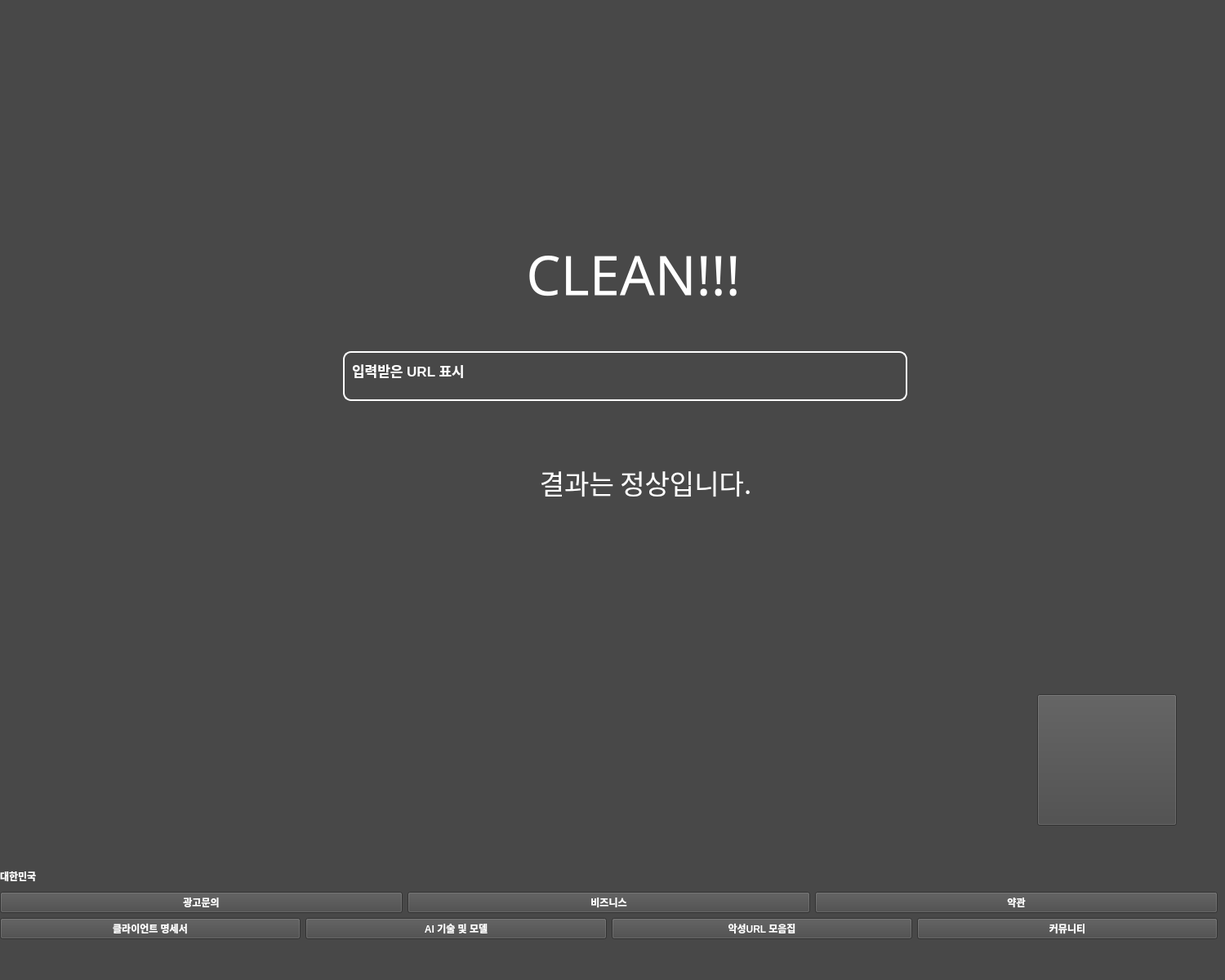
<?xml version="1.0" encoding="UTF-8"?>
<ui version="4.0">
 <class>MainWindow</class>
 <widget class="QMainWindow" name="MainWindow">
  <property name="geometry">
   <rect>
    <x>0</x>
    <y>0</y>
    <width>1500</width>
    <height>1200</height>
   </rect>
  </property>
  <property name="windowTitle">
   <string>Clear</string>
  </property>
  <property name="windowIcon">
   <iconset>
    <normaloff>해골.jpg</normaloff>해골.jpg</iconset>
  </property>
  <property name="styleSheet">
   <string notr="true">background-color: rgb(72, 72, 72);</string>
  </property>
  <widget class="QWidget" name="centralwidget">
   <widget class="QLabel" name="label">
    <property name="geometry">
     <rect>
      <x>480</x>
      <y>260</y>
      <width>591</width>
      <height>151</height>
     </rect>
    </property>
    <property name="font">
     <font>
      <family>Javanese Text</family>
      <pointsize>50</pointsize>
      <weight>50</weight>
      <bold>false</bold>
     </font>
    </property>
    <property name="styleSheet">
     <string notr="true">color: rgb(255, 0, 0);
color: rgb(255, 255, 255);</string>
    </property>
    <property name="text">
     <string>CLEAN!!!</string>
    </property>
    <property name="alignment">
     <set>Qt::AlignCenter</set>
    </property>
   </widget>
   <widget class="QLabel" name="label_2">
    <property name="geometry">
     <rect>
      <x>530</x>
      <y>520</y>
      <width>521</width>
      <height>141</height>
     </rect>
    </property>
    <property name="font">
     <font>
      <family>Javanese Text</family>
      <pointsize>25</pointsize>
      <weight>50</weight>
      <bold>false</bold>
     </font>
    </property>
    <property name="layoutDirection">
     <enum>Qt::LeftToRight</enum>
    </property>
    <property name="styleSheet">
     <string notr="true">color: rgb(255, 255, 255);</string>
    </property>
    <property name="text">
     <string>결과는 정상입니다.</string>
    </property>
    <property name="alignment">
     <set>Qt::AlignCenter</set>
    </property>
   </widget>
   <widget class="QPlainTextEdit" name="plainTextEdit">
    <property name="geometry">
     <rect>
      <x>420</x>
      <y>430</y>
      <width>691</width>
      <height>61</height>
     </rect>
    </property>
    <property name="font">
     <font>
      <pointsize>13</pointsize>
      <weight>75</weight>
      <bold>true</bold>
     </font>
    </property>
    <property name="styleSheet">
     <string notr="true">color: rgb(255, 255, 255);
border: 2px solid white;
border-radius: 10px;     
padding: 5px;</string>
    </property>
    <property name="plainText">
     <string>입력받은 URL 표시</string>
    </property>
    <property name="placeholderText">
     <string>입력받은 URL 표시</string>
    </property>
   </widget>
   <widget class="QWidget" name="verticalLayoutWidget">
    <property name="geometry">
     <rect>
      <x>0</x>
      <y>1060</y>
      <width>1491</width>
      <height>90</height>
     </rect>
    </property>
    <layout class="QVBoxLayout" name="verticalLayout">
     <item>
      <widget class="QLabel" name="label_4">
       <property name="font">
        <font>
         <weight>75</weight>
         <bold>true</bold>
         <underline>false</underline>
        </font>
       </property>
       <property name="styleSheet">
        <string notr="true">color: rgb(255, 255, 255);</string>
       </property>
       <property name="text">
        <string>대한민국</string>
       </property>
      </widget>
     </item>
     <item>
      <layout class="QHBoxLayout" name="horizontalLayout_2">
       <item>
        <widget class="QPushButton" name="pushButton_8">
         <property name="font">
          <font>
           <weight>75</weight>
           <bold>true</bold>
          </font>
         </property>
         <property name="styleSheet">
          <string notr="true">color: rgb(255, 255, 255);</string>
         </property>
         <property name="text">
          <string>광고문의</string>
         </property>
        </widget>
       </item>
       <item>
        <widget class="QPushButton" name="pushButton_7">
         <property name="font">
          <font>
           <weight>75</weight>
           <bold>true</bold>
          </font>
         </property>
         <property name="styleSheet">
          <string notr="true">color: rgb(255, 255, 255);</string>
         </property>
         <property name="text">
          <string>비즈니스</string>
         </property>
        </widget>
       </item>
       <item>
        <widget class="QPushButton" name="pushButton_5">
         <property name="font">
          <font>
           <weight>75</weight>
           <bold>true</bold>
          </font>
         </property>
         <property name="styleSheet">
          <string notr="true">color: rgb(255, 255, 255);</string>
         </property>
         <property name="text">
          <string>약관</string>
         </property>
        </widget>
       </item>
      </layout>
     </item>
     <item>
      <layout class="QHBoxLayout" name="horizontalLayout">
       <item>
        <widget class="QPushButton" name="pushButton_4">
         <property name="font">
          <font>
           <weight>75</weight>
           <bold>true</bold>
          </font>
         </property>
         <property name="styleSheet">
          <string notr="true">color: rgb(255, 255, 255);</string>
         </property>
         <property name="text">
          <string>클라이언트 명세서</string>
         </property>
        </widget>
       </item>
       <item>
        <widget class="QPushButton" name="pushButton_3">
         <property name="font">
          <font>
           <weight>75</weight>
           <bold>true</bold>
          </font>
         </property>
         <property name="styleSheet">
          <string notr="true">color: rgb(255, 255, 255);</string>
         </property>
         <property name="text">
          <string>AI 기술 및 모델</string>
         </property>
        </widget>
       </item>
       <item>
        <widget class="QPushButton" name="pushButton_2">
         <property name="font">
          <font>
           <weight>75</weight>
           <bold>true</bold>
          </font>
         </property>
         <property name="styleSheet">
          <string notr="true">color: rgb(255, 255, 255);</string>
         </property>
         <property name="text">
          <string>악성URL 모음집</string>
         </property>
        </widget>
       </item>
       <item>
        <widget class="QPushButton" name="pushButton">
         <property name="font">
          <font>
           <weight>75</weight>
           <bold>true</bold>
          </font>
         </property>
         <property name="styleSheet">
          <string notr="true">color: rgb(255, 255, 255);</string>
         </property>
         <property name="text">
          <string>커뮤니티</string>
         </property>
        </widget>
       </item>
      </layout>
     </item>
    </layout>
   </widget>
   <widget class="QPushButton" name="pushButton_6">
    <property name="geometry">
     <rect>
      <x>1270</x>
      <y>850</y>
      <width>171</width>
      <height>161</height>
     </rect>
    </property>
    <property name="text">
     <string/>
    </property>
    <property name="icon">
     <iconset>
      <normaloff>home.png</normaloff>home.png</iconset>
    </property>
    <property name="iconSize">
     <size>
      <width>150</width>
      <height>150</height>
     </size>
    </property>
   </widget>
  </widget>
  <widget class="QMenuBar" name="menubar">
   <property name="geometry">
    <rect>
     <x>0</x>
     <y>0</y>
     <width>1500</width>
     <height>22</height>
    </rect>
   </property>
  </widget>
  <widget class="QStatusBar" name="statusbar"/>
 </widget>
 <resources/>
 <connections/>
</ui>
